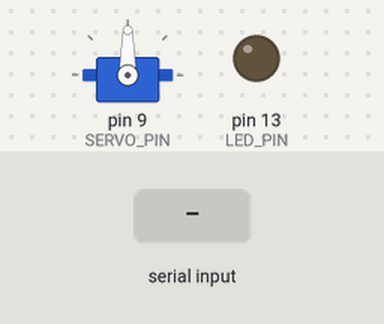
This sketch was run on a simulated Arduino Uno, built with avr-gcc and run on an emulated ATmega328P. Parts: servo, output pins drawn as LEDs (lit = HIGH). Inputs (shaded band) come from the test bench. What the sketch prints to the serial monitor is not drawn.

Above: at 1.3 s.
1.4 s: "ANGLE:\n" received over Serial
At 2.6 s:
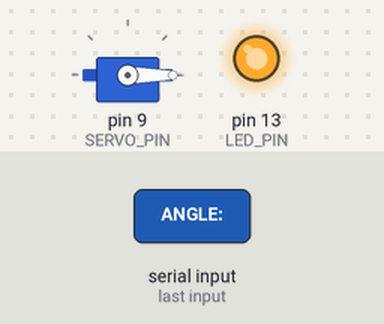
2.9 s: "0\n" received over Serial
At 4.1 s:
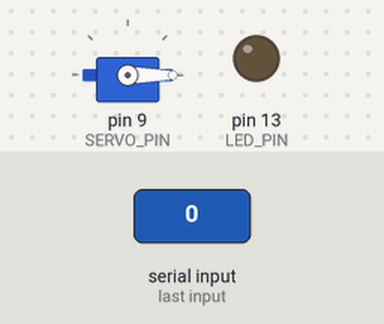
4.4 s: "90\n" received over Serial
At 4.9 s:
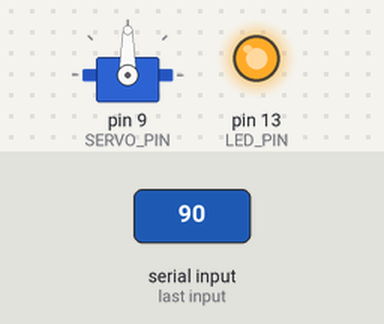
5.9 s: "ANGLE:90\n" received over Serial
At 6.7 s:
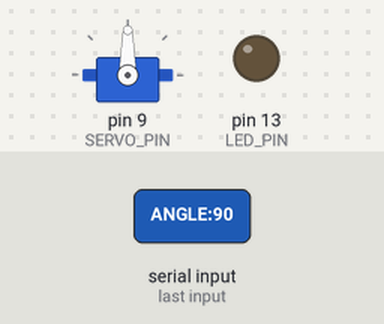
7.4 s: "ANGLE:,45\n" received over Serial
At 8.6 s:
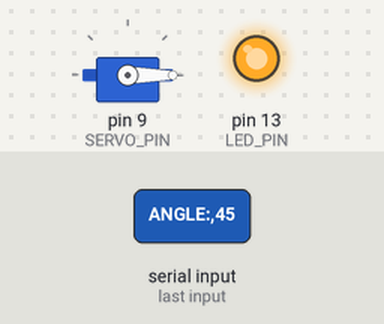
Timing chart, 0 to 9.9 s (numbered marks = the images above; inputs shaded):
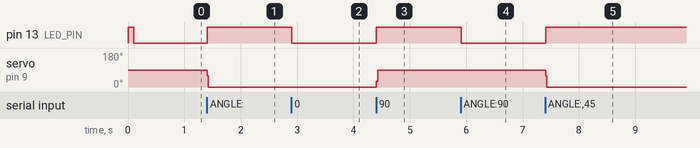

The sketch:

track.ino
```cpp
#include <Servo.h>

// Pin definitions
const int SERVO_PIN = 9;
const int LED_PIN = 13;  // Built-in LED on most Arduinos

// Servo and state
Servo myservo;
int currentAngle = 90;
int targetAngle = 90;

// Smoothing: average last N commands (simple moving average)
const int SMOOTH_WINDOW = 3;
int angleHistory[SMOOTH_WINDOW];
int historyIndex = 0;
bool historyFull = false;

// LED states
enum LedState { IDLE, TRACKING, SEARCHING };
LedState ledState = IDLE;

void setup() {
  Serial.begin(9600);
  while (!Serial) {
    ; // Wait for serial port to connect (for native USB only)
  }

  myservo.attach(SERVO_PIN);
  pinMode(LED_PIN, OUTPUT);

  // Initialize history
  for (int i = 0; i < SMOOTH_WINDOW; i++) {
    angleHistory[i] = 90;
  }

  Serial.println("READY");  // Signal that Arduino is ready
  digitalWrite(LED_PIN, HIGH);
  delay(100);
  digitalWrite(LED_PIN, LOW);

  setLedState(IDLE);
}

void loop() {
  // Check for serial commands
  if (Serial.available()) {
    String input = Serial.readStringUntil('\n');
    input.trim();

    if (input.startsWith("ANGLE:")) {
      // New format: ANGLE:90
      int newAngle = input.substring(6).toInt();
      setTargetAngle(newAngle);
    } else if (input.length() <= 3 && input.toInt() >= 0 && input.toInt() <= 180) {
      // Legacy: just send angle directly
      setTargetAngle(input.toInt());
    }
  }

  // Smooth and update servo
  smoothAndMove();

  delay(10);  // Small delay to prevent overwhelming serial
}

void setTargetAngle(int angle) {
  // Constrain angle
  angle = constrain(angle, 0, 180);
  targetAngle = angle;

  // Update LED based on angle movement
  if (abs(targetAngle - currentAngle) > 2) {
    setLedState(TRACKING);
  } else {
    setLedState(IDLE);
  }
}

void smoothAndMove() {
  // Add to history
  angleHistory[historyIndex] = targetAngle;
  historyIndex = (historyIndex + 1) % SMOOTH_WINDOW;
  if (historyIndex == 0) historyFull = true;

  // Calculate average
  long sum = 0;
  int count = historyFull ? SMOOTH_WINDOW : historyIndex;
  for (int i = 0; i < count; i++) {
    sum += angleHistory[i];
  }

  int avgAngle = sum / count;
  avgAngle = constrain(avgAngle, 0, 180);

  // Only move if difference is significant (<0.5 degree)
  if (abs(avgAngle - currentAngle) >= 0.5) {
    myservo.write(avgAngle);
    currentAngle = avgAngle;
  }
}

void setLedState(LedState state) {
  if (ledState == state) return;  // No change
  ledState = state;

  switch (state) {
    case IDLE:
      digitalWrite(LED_PIN, LOW);  // Off
      break;
    case TRACKING:
      digitalWrite(LED_PIN, HIGH);  // Solid on
      break;
    case SEARCHING:
      // Blink slowly (handled in loop if needed)
      digitalWrite(LED_PIN, HIGH);
      break;
  }
}

// Optional: Blink LED for debugging
void blinkLed(int times, int delayMs = 100) {
  for (int i = 0; i < times; i++) {
    digitalWrite(LED_PIN, HIGH);
    delay(delayMs);
    digitalWrite(LED_PIN, LOW);
    delay(delayMs);
  }
}
```

Measured:
- after the input at 1.4 s, pin 13 (LED_PIN): LOW → HIGH at once; servo on pin 9 (SERVO_PIN): 90° → 0° at once
- after the input at 2.9 s, pin 13 (LED_PIN): HIGH → LOW at once
- after the input at 4.4 s, pin 13 (LED_PIN): LOW → HIGH at once; servo on pin 9 (SERVO_PIN): 0° → 90° at once
- after the input at 5.9 s, pin 13 (LED_PIN): HIGH → LOW at once
- after the input at 7.4 s, pin 13 (LED_PIN): LOW → HIGH at once; servo on pin 9 (SERVO_PIN): 90° → 0° at once
